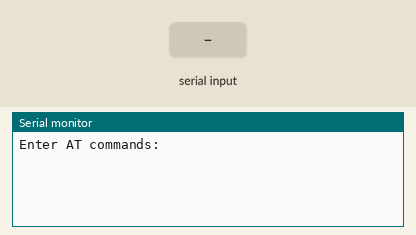
The sketch below on a simulated Arduino Mega 2560, built with avr-gcc and run on an emulated ATmega2560. On the bench: the last lines printed to the serial monitor. The test bench sets the inputs (shaded band).

Above: at 1.2 s.
1.3 s: "1" received over the second serial link
At 2.0 s:
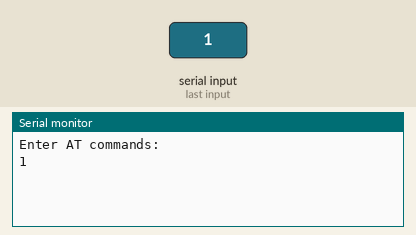
2.8 s: "0" received over the second serial link
At 3.1 s:
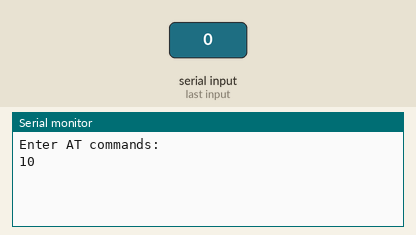

The sketch:

HC-05_AT.ino
```cpp
void setup() {
  Serial.begin(9600);     // USB Serial Monitor
  Serial1.begin(38400);   // HC-05 default AT baud rate
  Serial.println("Enter AT commands:");
}

void loop() {
  if (Serial.available()) {
    Serial1.write(Serial.read());
  }
  if (Serial1.available()) {
    Serial.write(Serial1.read());
  }
}
```

Measured:
- after the input at 1.3 s, the serial monitor: prints a new line at once (image 1)
- after the input at 2.8 s, the serial monitor: prints a new line at once (image 2)
